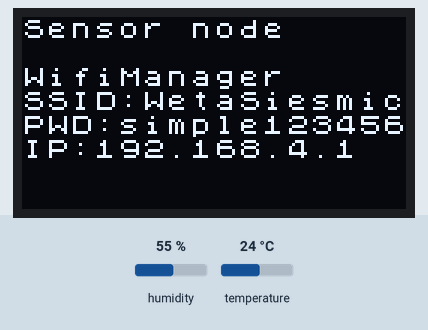
A sketch run on a simulated ESP32. Shown: 128×64 one-colour display. The test bench sets the inputs (shaded band); at power-on: humidity 55 %, temperature 24 °C. WiFi joins after 1.5 s; servers stay silent unless stated; what the sketch prints to the serial monitor is not drawn.

Above: at 1.2 s.
At 3.8 s:
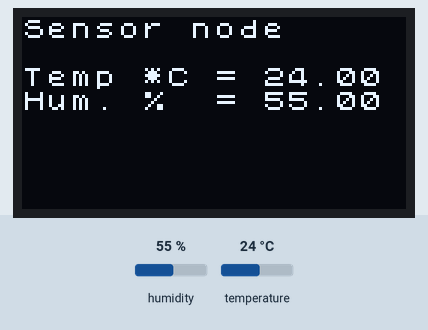
3.9 s: humidity set to 22 %
At 5.3 s:
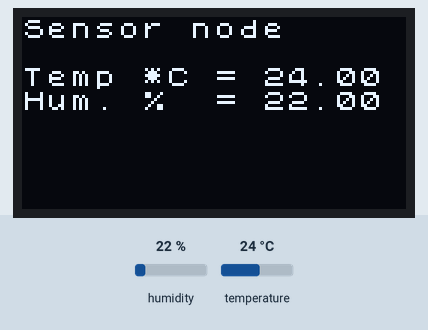
6.9 s: temperature set to 12 °C
At 8.4 s:
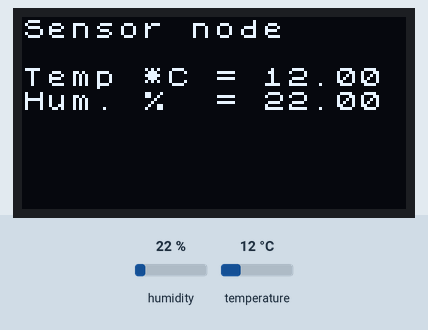
9.9 s: humidity set to 40 %
At 11.4 s:
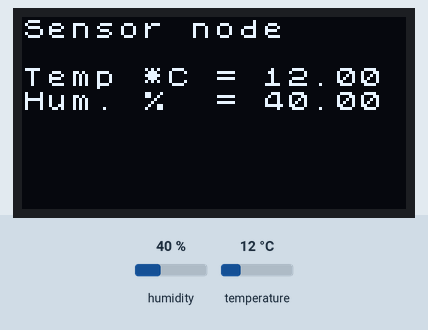
12.9 s: temperature set to 19 °C
Timing chart, 0 to 15.9 s (numbered marks = the images above; inputs shaded):
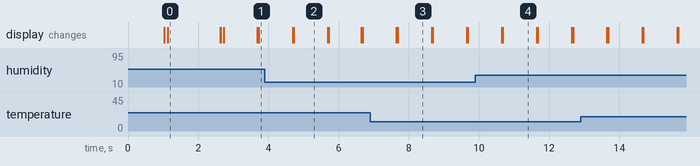

The sketch:

ESP32_temp-hum_OLED_01.ino
```cpp
/* Seismic sensor
 *
 *  - connect to Wifi
 *    - presetup
 *    - or create an access point for you to setup the wifi
 *  - read 3 axis digital accelerometer sensor
 *  - store into SPIFFS memory
 *  - make available these data onto a webserver
 *  - send an email if the data are bigger than the threshold
 *
 *  ToDo:
 *    - Add sd datalogging
 *    - Stabilise web server (simplify)
 *    - non blocking email sending and SPIFFS writting
 *    - autoreconnect
 *    - auto restart
 *    - save only alarm
 *    - txt module
 *    - faster oled communication
 *    -
 *
*/
#include <WiFi.h>
#include <WiFiClient.h>
#include <WiFiManager.h>
#include <ESPmDNS.h>

WiFiManager wifiManager;

#include <time.h>

#include <Wire.h>
#include "Adafruit_SHT31.h"
#include <U8x8lib.h>

Adafruit_SHT31 sht31 = Adafruit_SHT31();

// Initialize the OLED display using Wire library
#define SDA_PIN 4// GPIO21 -> SDA
#define SCL_PIN 15// GPIO22 -> SCL
#define RST_PIN 16
U8X8_SSD1306_128X64_NONAME_SW_I2C u8x8(SCL_PIN, SDA_PIN, RST_PIN);

String version = "v1.1";              // Version of this program
String identification = "Test unit";  // Identification of the module, location
const char* ssid     = "WWBYOD";
const char* password = "EiR226*?!nKY";

float temp, hum, tempSmooth = 0, humSmooth = 0;
float alpha = 0.7; // factor to tune
unsigned long startMillisData, startMillisDisplay;  //some global variables available anywhere in the program
unsigned long currentMillis;
const unsigned long periodData = 100;  //the value is a number of milliseconds
const unsigned long periodDisplay = 1000;  //the value is a number of milliseconds

void setup() {
  Serial.begin(115200);
  init_display();

  u8x8.setCursor(0, 2);u8x8.clearLine(2);u8x8.print("Connect to Wifi");
  WiFi.begin(ssid, password);
  if(WiFi.status() != WL_CONNECTED){
    //first parameter is name of access point, second is the password
    u8x8.setCursor(0, 2);u8x8.clearLine(2);u8x8.print("WifiManager");
    u8x8.setCursor(0, 3);u8x8.clearLine(3);u8x8.print("SSID:WetaSiesmic");
    u8x8.setCursor(0, 4);u8x8.clearLine(4);u8x8.print("PWD:simple123456");
    u8x8.setCursor(0, 5);u8x8.clearLine(5);u8x8.print("IP:192.168.4.1");
    wifiManager.autoConnect("WetaSiesmic", "simple123456");
  }
  u8x8.clearLine(2);u8x8.clearLine(3);u8x8.clearLine(4);u8x8.clearLine(5);
  Serial.println(F("WiFi connected"));

  u8x8.setCursor(0,2);u8x8.clearLine(2);u8x8.print("Init STH31");
  if (! sht31.begin(0x44)) {   // Set to 0x45 for alternate i2c addr
    Serial.println("Couldn't find SHT31");
    u8x8.setCursor(0,2);u8x8.clearLine(2);u8x8.print("Couldn't find SHT31");
    while (1) delay(1);
  }
  u8x8.clearLine(2);
}

void loop() {
  currentMillis = millis();
  if (currentMillis - startMillisData >= periodData){
    temp = sht31.readTemperature();
    hum = sht31.readHumidity();
    if (! isnan(temp)) {  // check if 'is not a number'
      tempSmooth = alpha * temp + (1-alpha) * tempSmooth;
    }
    else Serial.println("Failed to read temperature");

    if (! isnan(hum)) {  // check if 'is not a number'
      humSmooth = alpha * hum + (1-alpha) * humSmooth;
    }
    else Serial.println("Failed to read humidity");

    startMillisData = currentMillis;
  }
  if (currentMillis - startMillisDisplay >= periodDisplay){
    Serial.print("Temp *C = ");Serial.println(tempSmooth);
    Serial.print("Hum. % = "); Serial.println(humSmooth);
    // display on Oled
    u8x8.setCursor(0, 2);
    u8x8.clearLine(2);
    u8x8.print("Temp *C = ");
    u8x8.print(tempSmooth);
    u8x8.setCursor(0, 3);
    u8x8.clearLine(3);
    u8x8.print("Hum. %  = ");
    u8x8.print(humSmooth);

    // send mqtt

    startMillisDisplay = currentMillis;
  }
}

void init_display(){
  // Initialising the UI will init the display too.
  u8x8.begin();
  u8x8.setPowerSave(0);
  delay(1000);
  u8x8.setFont(u8x8_font_chroma48medium8_r);
  u8x8.setCursor(0, 0);
  u8x8.println("Sensor node");
}
```

Measured:
- after the input at 3.9 s, the display: first differs from a run without the input after 0.82 s (image 2)
- after the input at 6.9 s, the display: first differs from a run without the input after 0.78 s (image 3)
- after the input at 9.9 s, the display: first differs from a run without the input after 0.78 s (image 4)
- what the display in image 0 shows lasts 1.5 s, from 1.1 s to 2.6 s
- what the display in image 2 shows lasts 1.0 s, from 4.7 s to 5.7 s
